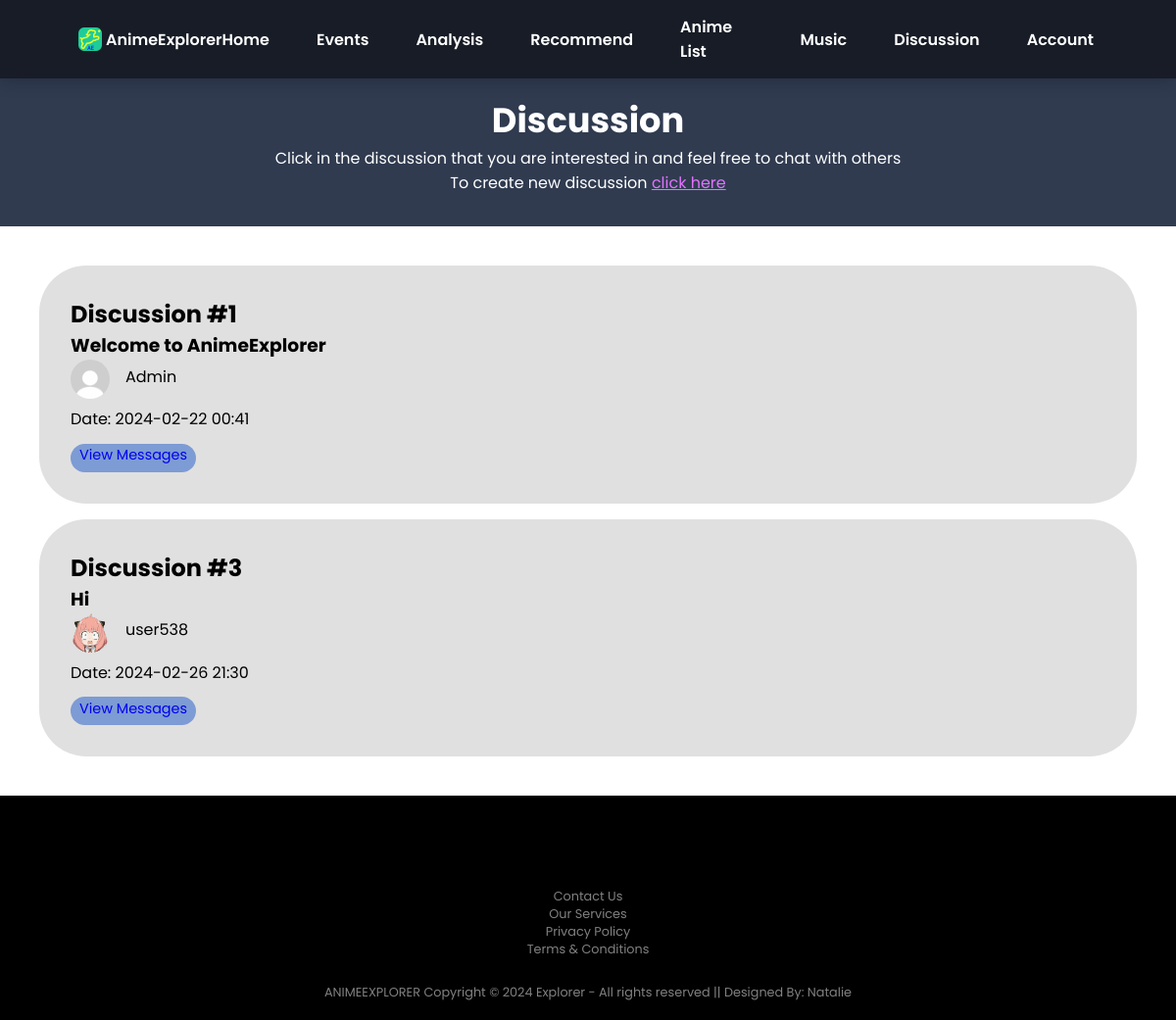
Page /discussion on the committed database.
### website/models.py (models this page shows, shortened)
class Discussion(db.Model):
    id = db.Column(db.Integer, primary_key=True)
    title = db.Column(db.String(255), nullable=False)
    user_id = db.Column(db.Integer, db.ForeignKey('user.id'), nullable=False)
    user = db.relationship('User', backref='discussions')
    messages = db.relationship('Message', backref='discussion', lazy=True)
    date = db.Column(db.DateTime, default=datetime.utcnow)

class User(db.Model, UserMixin):
    id = db.Column(db.Integer, primary_key=True)
    role = db.Column(db.String(50))
    username = db.Column(db.String(150), unique=True)
    email = db.Column(db.String(150), unique=True)
    password = db.Column(db.String(150))
    profile_picture = db.Column(db.String(255), nullable=True)

### website/views.py (the view)
@views.route('/discussion')
def discussion():
    discussions = Discussion.query.all()
    return render_template('discussion.html', discussions=discussions)

### website/templates/discussion.html (shortened to what this page needs)
<!DOCTYPE html>
<html>
    <head>
        <link rel="stylesheet" href="../static/css/header.css"/>
        <link rel="stylesheet" href="../static/css/discussion.css"/>
        <link href="https://cdn.jsdelivr.net/npm/remixicon@3.2.0/fonts/remixicon.css" rel="stylesheet">
    </head>
    <body>
        <header class="header">
            <nav class="nav container">
                <div class="nav__data">
                    <a href="{{ url_for('views.home')}}" class="nav__logo">
                        <img src="../static/images/general/web_icon.png" style="width: 1.5rem;"> AnimeExplorer
                    </a>
                </div>
                <div class="nav__menu" id="nav-menu">
                    <ul class="nav__list">
                        <li><a href="{{ url_for('views.home')}}" class="nav__link">Home</a></li>
                        <li><a href="{{ url_for('views.events')}}" class="nav__link">Events</a></li>
                        <li><a href="{{ url_for('views.analysis')}}" class="nav__link">Analysis</a></li>
                        <li><a href="{{ url_for('views.recommend_name')}}" class="nav__link">Recommend</a></li>
                        <li><a href="{{ url_for('views.anime_list')}}" class="nav__link">Anime List</a></li>
                        <li><a href="{{ url_for('views.music')}}" class="nav__link">Music</a></li>
                        <li><a href="{{ url_for('views.discussion')}}" class="nav__link">Discussion</a></li>
                        <li class="dropdown__item">
                            <div class="nav__link">
                                Account
                            </div>
                        </li>
                    </ul>
                </div>
            </nav>
        </header>
        <div class="discussion">
            <div class="discussion-intro">
                <div class="discussion-header">
                    <h1> Discussion</h1>
                </div>
                <div class="discussion-rules">
                    <p>Click in the discussion that you are interested in and feel free to chat with others</p>
                    <p>To create new discussion <a href="{{ url_for('views.create_discussion') }}" style="color: #e172ff; text-decoration: underline;">click here</a></p>
                </div>
            </div>
            <div class="discussion-section">
                <div class="discussion-container">
                    {% for discussion in discussions %}
                        <div class="discussion-item">
                            <h2>Discussion #{{ discussion.id }}</h1>
                            <h3>{{ discussion.title }}</h3>
                            <div class="user-info">
                                <img class="user-icon" src="{{ url_for('static', filename='images/user_icon/' + discussion.user.profile_picture) }}" alt="Profile Picture">
                                <p class="username">{{ discussion.user.username }}</p>
                            </div>
                            <p>Date: {{ discussion.date.strftime('%Y-%m-%d %H:%M') }}</p>
                            <div class="button-container">
                                <a href="{{ url_for('views.view_discussion', discussion_id=discussion.id) }}" class="view-message-button">View Messages</a>
                            </div>
                        </div>
                    {% endfor %}
                </div>
            </div>
        </div>
    </body>
    <footer>
        <div class="footer">
            <div class="row">
                <a href="https://www.instagram.com/" target="_blank"></a>
                <a href="https://twitter.com/?lang=en" target="_blank"></a>
                <a href="https://en-gb.facebook.com/" target="_blank"></a>
                <a href="https://www.youtube.com/" target="_blank"></a>
            </div>
            <div class="row">
                <ul>
                    <li><a href="#">Contact Us</a></li>
                    <li><a href="#">Our Services</a></li>
                    <li><a href="#">Privacy Policy</a></li>
                    <li><a href="#">Terms & Conditions</a></li>
                </ul>
            </div>
            <div class="row">
                ANIMEEXPLORER Copyright © 2024 Explorer - All rights reserved || Designed By: Natalie
            </div>
        </div>
    </footer>
</html>

### website/static/css/header.css (style rules this page uses)
:root { --header-height: 3rem; --black-color: hsl(220, 24%, 12%); --black-color-light: hsl(220, 24%, 15%); --black-color-lighten: hsl(220, 20%, 18%); --white-color: #fff; --body-color: #ffffff; --normal-font-size: .938rem; --font-regular: 400; --font-semi-bold: 600; --z-tooltip: 10; --z-fixed: 100; }
@media screen and (min-width: 1024px) { :root { --normal-font-size: 1rem; } }
* { font-family: 'Poppins', sans-serif; box-sizing: border-box; margin: 0; padding: 0; }
body header { font-size: var(--normal-font-size); background-color: var(--body-color); }
ul { list-style: none; }
a { text-decoration: none; }
.container { max-width: 1250px; margin-inline: 1.5rem; }
.header { position: fixed; top: 0; left: 0; width: 100%; background-color: var(--black-color); box-shadow: 0 2px 16px hsla(220, 32%, 8%, .3); z-index: var(--z-fixed); }
.nav { height: var(--header-height); }
.nav__logo, .nav__burger, .nav__close { color: var(--white-color); }
.nav__data { height: 100%; display: flex; justify-content: space-between; align-items: center; }
.nav__logo { display: inline-flex; align-items: center; column-gap: .25rem; font-weight: var(--font-semi-bold); }
.nav__link { color: var(--white-color); background-color: var(--black-color); font-weight: var(--font-semi-bold); padding: 1.25rem 1.5rem; display: flex; justify-content: space-between; align-items: center; transition: background-color .3s; }
.dropdown__item { cursor: pointer; }
@media screen and (min-width: 1118px) { .container { margin-inline: 5rem; } }
@media screen and (min-width: 1118px) { .nav { height: calc(var(--header-height) + 2rem); display: flex; justify-content: space-between; } }
@media screen and (min-width: 1118px) { .nav__list { height: 100%; display: flex; column-gap: 3rem; } }
@media screen and (min-width: 1118px) { .nav__link { height: 100%; padding: 0; justify-content: initial; column-gap: .25rem; } }
@media screen and (min-width: 1118px) { .dropdown__item, .dropdown__subitem { position: relative; } }
.footer { overflow-x: hidden; background: #000; text-align: center; }
.footer .row { width: 100%; margin: 1% 0%; padding: 0.6% 0; color: gray; font-size: 0.8rem; }
.footer .row a { text-decoration: none; transition: 0.5s; color: gray; }

### website/static/css/discussion.css (style rules this page uses)
:root { --basic-font-size: 1rem; --header-font-size: 1.8rem; --font-semi-bold: 600; }
* { font-family: 'Poppins', sans-serif; box-sizing: border-box; margin: 0; padding: 0; }
@media screen and (min-width: 1118px) { body { padding-top: 5rem; } }
body { background-color: hsl(219, 25%, 25%); }
.discussion { font-size: var(--basic-font-size); margin-top: 1rem; }
.discussion-intro { margin-bottom: 2rem; }
.discussion-header { text-align: center; font-size: 1.1rem; font-weight: var(--font-semi-bold); color: #fff; }
.discussion-rules { text-align: center; font-size: var(--basic-font-size); color: #fff; }
.discussion-section { background-color: #ffffff; height: 100%; padding-inline: 2.5rem; padding-block: 1.5rem; }
.discussion-item { background-color: #e0e0e0; padding-inline: 2rem; padding-block: 2rem; border-radius: 3rem; margin-block: 1rem; position: relative; }
.button-container { display: inline-block; align-items: center; text-align: center; font-size: 0.9rem; width: 8rem; height: 1.8rem; padding-top: .1rem; border-radius: 1.2rem; background: hsl(219, 50%, 66%); margin-top: 0.8rem; cursor: pointer; transition: all 0.3s ease 0s; }
.user-info { display: flex; }
.user-icon { object-fit: cover; display: block; width: 2.5rem; height: 2.5rem; border-radius: 1.25rem; margin-right: 1rem; margin-bottom: .5rem; }
.username { padding-top: .3rem; }

### rows in the picture
Discussion: id "1", title "Welcome to AnimeExplorer", profile_picture (placeholder picture), user.username "Admin", date "2024-02-22 00:41"
Discussion: id "3", title "Hi", profile_picture (picture), user.username "user538", date "2024-02-26 21:30"
